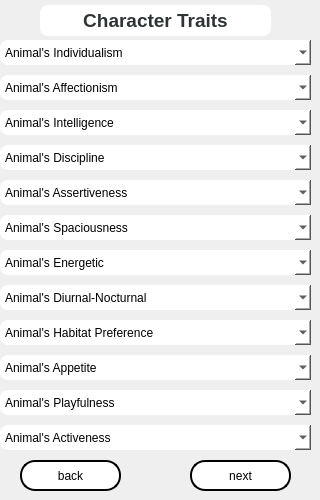
        <widget class="QWidget" name="animalAttributesPage">
         <widget class="QPushButton" name="animalBackBtn">
          <property name="geometry">
           <rect>
            <x>20</x>
            <y>460</y>
            <width>101</width>
            <height>31</height>
           </rect>
          </property>
          <property name="cursor">
           <cursorShape>PointingHandCursor</cursorShape>
          </property>
          <property name="styleSheet">
           <string notr="true">#animalBackBtn{
	background: white;
	border-radius: 15px;
	border: 2px solid black


}

#animalBackBtn:hover{
	background: #fab1a0

}</string>
          </property>
          <property name="text">
           <string>back</string>
          </property>
         </widget>
         <widget class="QComboBox" name="animalIntelligenceField">
          <property name="geometry">
           <rect>
            <x>0</x>
            <y>110</y>
            <width>311</width>
            <height>25</height>
           </rect>
          </property>
          <property name="styleSheet">
           <string notr="true">#animalIntelligenceField{

	border-radius:8px;
	background:white;
}</string>
          </property>
          <item>
           <property name="text">
            <string>Animal's Intelligence</string>
           </property>
          </item>
          <item>
           <property name="text">
            <string>1 (Barely Intelligent)</string>
           </property>
          </item>
          <item>
           <property name="text">
            <string>2 (Somewhat Intelligent)</string>
           </property>
          </item>
          <item>
           <property name="text">
            <string>3 (Moderately Intelligent)</string>
           </property>
          </item>
          <item>
           <property name="text">
            <string>4 (Intelligent)</string>
           </property>
          </item>
          <item>
           <property name="text">
            <string>5 (Very Intelligent)</string>
           </property>
          </item>
         </widget>
         <widget class="QComboBox" name="animalAffectionismField">
          <property name="geometry">
           <rect>
            <x>0</x>
            <y>75</y>
            <width>311</width>
            <height>25</height>
           </rect>
          </property>
          <property name="styleSheet">
           <string notr="true">#animalAffectionismField{

	border-radius:8px;
	background:white;
}</string>
          </property>
          <item>
           <property name="text">
            <string>Animal's Affectionism</string>
           </property>
          </item>
          <item>
           <property name="text">
            <string>1 (Barely Affectionate)</string>
           </property>
          </item>
          <item>
           <property name="text">
            <string>2 (Somewhat Affectionate)</string>
           </property>
          </item>
          <item>
           <property name="text">
            <string>3 (Moderately Affectionate)</string>
           </property>
          </item>
          <item>
           <property name="text">
            <string>4 (Affectionate)</string>
           </property>
          </item>
          <item>
           <property name="text">
            <string>5 (Very Affectionate)</string>
           </property>
          </item>
         </widget>
         <widget class="QComboBox" name="animalIndividualismField">
          <property name="geometry">
           <rect>
            <x>0</x>
            <y>40</y>
            <width>311</width>
            <height>25</height>
           </rect>
          </property>
          <property name="styleSheet">
           <string notr="true">#animalIndividualismField{

	border-radius:8px;
	background:white;
}</string>
          </property>
          <item>
           <property name="text">
            <string>Animal's Individualism</string>
           </property>
          </item>
          <item>
           <property name="text">
            <string>1 (Barely Independent)</string>
           </property>
          </item>
          <item>
           <property name="text">
            <string>2 (Somewhat Independent)</string>
           </property>
          </item>
          <item>
           <property name="text">
            <string>3 (Moderately Independent)</string>
           </property>
          </item>
          <item>
           <property name="text">
            <string>4 (Independent)</string>
           </property>
          </item>
          <item>
           <property name="text">
            <string>5 (Very Independent)</string>
           </property>
          </item>
         </widget>
         <widget class="QTextEdit" name="animalTraitsTitleLabel">
          <property name="enabled">
           <bool>false</bool>
          </property>
          <property name="geometry">
           <rect>
            <x>40</x>
            <y>5</y>
            <width>231</width>
            <height>31</height>
           </rect>
          </property>
          <property name="styleSheet">
           <string notr="true">#animalTraitsTitleLabel{

	background: white;
	border:none;
	border-radius: 8px;

}</string>
          </property>
          <property name="html">
           <string>&lt;!DOCTYPE HTML PUBLIC &quot;-//W3C//DTD HTML 4.0//EN&quot; &quot;http://www.w3.org/TR/REC-html40/strict.dtd&quot;&gt;
&lt;html&gt;&lt;head&gt;&lt;meta name=&quot;qrichtext&quot; content=&quot;1&quot; /&gt;&lt;style type=&quot;text/css&quot;&gt;
p, li { white-space: pre-wrap; }
&lt;/style&gt;&lt;/head&gt;&lt;body style=&quot; font-family:'Sans'; font-size:10pt; font-weight:400; font-style:normal;&quot;&gt;
&lt;p align=&quot;center&quot; style=&quot; margin-top:0px; margin-bottom:0px; margin-left:0px; margin-right:0px; -qt-block-indent:0; text-indent:0px;&quot;&gt;&lt;span style=&quot; font-size:14pt; font-weight:600; color:#2e3436;&quot;&gt;Character Traits&lt;/span&gt;&lt;/p&gt;&lt;/body&gt;&lt;/html&gt;</string>
          </property>
         </widget>
         <widget class="QComboBox" name="animalDisciplineField">
          <property name="geometry">
           <rect>
            <x>0</x>
            <y>145</y>
            <width>311</width>
            <height>25</height>
           </rect>
          </property>
          <property name="styleSheet">
           <string notr="true">#animalDisciplineField{

	border-radius:8px;
	background:white;
}</string>
          </property>
          <item>
           <property name="text">
            <string>Animal's Discipline</string>
           </property>
          </item>
          <item>
           <property name="text">
            <string>1 (Barely Disciplined)</string>
           </property>
          </item>
          <item>
           <property name="text">
            <string>2 (Somewhat Disciplined)</string>
           </property>
          </item>
          <item>
           <property name="text">
            <string>3 (Moderately Disciplined)</string>
           </property>
          </item>
          <item>
           <property name="text">
            <string>4 (Disciplined)</string>
           </property>
          </item>
          <item>
           <property name="text">
            <string>5 (Very Disciplined)</string>
           </property>
          </item>
         </widget>
         <widget class="QComboBox" name="animalSpaciousnessField">
          <property name="geometry">
           <rect>
            <x>0</x>
            <y>215</y>
            <width>311</width>
            <height>25</height>
           </rect>
          </property>
          <property name="styleSheet">
           <string notr="true">#animalSpaciousnessField{

	border-radius:8px;
	background:white;
}</string>
          </property>
          <item>
           <property name="text">
            <string>Animal's Spaciousness</string>
           </property>
          </item>
          <item>
           <property name="text">
            <string>1 (Barely Spacious)</string>
           </property>
          </item>
          <item>
           <property name="text">
            <string>2 (Somewhat Spacious)</string>
           </property>
          </item>
          <item>
           <property name="text">
            <string>3 (Moderately Spacious)</string>
           </property>
          </item>
          <item>
           <property name="text">
            <string>4 (Spacious)</string>
           </property>
          </item>
          <item>
           <property name="text">
            <string>5 (Very Spacious)</string>
           </property>
          </item>
         </widget>
         <widget class="QComboBox" name="animalHabitatField">
          <property name="geometry">
           <rect>
            <x>0</x>
            <y>320</y>
            <width>311</width>
            <height>25</height>
           </rect>
          </property>
          <property name="styleSheet">
           <string notr="true">#animalHabitatField{

	border-radius:8px;
	background:white;
}</string>
          </property>
          <item>
           <property name="text">
            <string>Animal's Habitat Preference</string>
           </property>
          </item>
          <item>
           <property name="text">
            <string>1 (Cold)</string>
           </property>
          </item>
          <item>
           <property name="text">
            <string>2 (Cool)</string>
           </property>
          </item>
          <item>
           <property name="text">
            <string>3 (Mild)</string>
           </property>
          </item>
          <item>
           <property name="text">
            <string>4 (Warm)</string>
           </property>
          </item>
          <item>
           <property name="text">
            <string>5 (Hot))</string>
           </property>
          </item>
         </widget>
         <widget class="QComboBox" name="animalEnergeticField">
          <property name="geometry">
           <rect>
            <x>0</x>
            <y>250</y>
            <width>311</width>
            <height>25</height>
           </rect>
          </property>
          <property name="styleSheet">
           <string notr="true">#animalEnergeticField{

	border-radius:8px;
	background:white;
}</string>
          </property>
          <item>
           <property name="text">
            <string>Animal's Energetic</string>
           </property>
          </item>
          <item>
           <property name="text">
            <string>1 (Barely Energetic)</string>
           </property>
          </item>
          <item>
           <property name="text">
            <string>2 (Somewhat Energetic)</string>
           </property>
          </item>
          <item>
           <property name="text">
            <string>3 (Moderately Energetic)</string>
           </property>
          </item>
          <item>
           <property name="text">
            <string>4 (Energetic)</string>
           </property>
          </item>
          <item>
           <property name="text">
            <string>5 (Very Energetic)</string>
           </property>
          </item>
         </widget>
         <widget class="QComboBox" name="animalAppetiteField">
          <property name="geometry">
           <rect>
            <x>0</x>
            <y>355</y>
            <width>311</width>
            <height>25</height>
           </rect>
          </property>
          <property name="styleSheet">
           <string notr="true">#animalAppetiteField{

	border-radius:8px;
	background:white;
}</string>
          </property>
          <item>
           <property name="text">
            <string>Animal's Appetite</string>
           </property>
          </item>
          <item>
           <property name="text">
            <string>1 (Small Appetite)</string>
           </property>
          </item>
          <item>
           <property name="text">
            <string>2 (Moderate Appetite)</string>
           </property>
          </item>
          <item>
           <property name="text">
            <string>3 (Normal Appetite)</string>
           </property>
          </item>
          <item>
           <property name="text">
            <string>4 (Big Appetite)</string>
           </property>
          </item>
          <item>
           <property name="text">
            <string>5 (Huge Appetite)</string>
           </property>
          </item>
         </widget>
         <widget class="QComboBox" name="animalAssertivenessField">
          <property name="geometry">
           <rect>
            <x>0</x>
            <y>180</y>
            <width>311</width>
            <height>25</height>
           </rect>
          </property>
          <property name="styleSheet">
           <string notr="true">#animalAssertivenessField{

	border-radius:8px;
	background:white;
}</string>
          </property>
          <item>
           <property name="text">
            <string>Animal's Assertiveness</string>
           </property>
          </item>
          <item>
           <property name="text">
            <string>1 (Barely Assertive)</string>
           </property>
          </item>
          <item>
           <property name="text">
            <string>2 (Somewhat Assertive)</string>
           </property>
          </item>
          <item>
           <property name="text">
            <string>3 (Moderately Assertive)</string>
           </property>
          </item>
          <item>
           <property name="text">
            <string>4 (Assertive)</string>
           </property>
          </item>
          <item>
           <property name="text">
            <string>5 (Very Assertive)</string>
           </property>
          </item>
         </widget>
         <widget class="QComboBox" name="animalActivenessField">
          <property name="geometry">
           <rect>
            <x>0</x>
            <y>425</y>
            <width>311</width>
            <height>25</height>
           </rect>
          </property>
          <property name="styleSheet">
           <string notr="true">#animalActivenessField{

	border-radius:8px;
	background:white;
}</string>
          </property>
          <item>
           <property name="text">
            <string>Animal's Activeness</string>
           </property>
          </item>
          <item>
           <property name="text">
            <string>1 (Barely Active)</string>
           </property>
          </item>
          <item>
           <property name="text">
            <string>2 (Somewhat Active)</string>
           </property>
          </item>
          <item>
           <property name="text">
            <string>3 (Moderately Active)</string>
           </property>
          </item>
          <item>
           <property name="text">
            <string>4 (Active)</string>
           </property>
          </item>
          <item>
           <property name="text">
            <string>5 (Very Active)</string>
           </property>
          </item>
         </widget>
         <widget class="QComboBox" name="animalPlayfulnessField">
          <property name="geometry">
           <rect>
            <x>0</x>
            <y>390</y>
            <width>311</width>
            <height>25</height>
           </rect>
          </property>
          <property name="styleSheet">
           <string notr="true">#animalPlayfulnessField{

	border-radius:8px;
	background:white;
}</string>
          </property>
          <item>
           <property name="text">
            <string>Animal's Playfulness</string>
           </property>
          </item>
          <item>
           <property name="text">
            <string>1 (Barely Playful)</string>
           </property>
          </item>
          <item>
           <property name="text">
            <string>2 (Somewhat Playful)</string>
           </property>
          </item>
          <item>
           <property name="text">
            <string>3 (Moderately Playful)</string>
           </property>
          </item>
          <item>
           <property name="text">
            <string>4 (Playful)</string>
           </property>
          </item>
          <item>
           <property name="text">
            <string>5 (Very Playful)</string>
           </property>
          </item>
         </widget>
         <widget class="QComboBox" name="animalDiurnalField">
          <property name="geometry">
           <rect>
            <x>0</x>
            <y>285</y>
            <width>311</width>
            <height>25</height>
           </rect>
          </property>
          <property name="styleSheet">
           <string notr="true">#animalDiurnalField{

	border-radius:8px;
	background:white;
}</string>
          </property>
          <item>
           <property name="text">
            <string>Animal's Diurnal-Nocturnal</string>
           </property>
          </item>
          <item>
           <property name="text">
            <string>1 (Barely Nocturnal)</string>
           </property>
          </item>
          <item>
           <property name="text">
            <string>2 (Somewhat Nocturnal)</string>
           </property>
          </item>
          <item>
           <property name="text">
            <string>3 (Moderately Nocturnal)</string>
           </property>
          </item>
          <item>
           <property name="text">
            <string>4 (Nocturnal)</string>
           </property>
          </item>
          <item>
           <property name="text">
            <string>5 (Very Nocturnal)</string>
           </property>
          </item>
         </widget>
         <widget class="QPushButton" name="animalNextPhysBtn">
          <property name="geometry">
           <rect>
            <x>190</x>
            <y>460</y>
            <width>101</width>
            <height>31</height>
           </rect>
          </property>
          <property name="cursor">
           <cursorShape>PointingHandCursor</cursorShape>
          </property>
          <property name="styleSheet">
           <string notr="true">#animalNextPhysBtn{
	background: white;
	border-radius: 15px;
	border: 2px solid black


}

#animalNextPhysBtn:hover{
	background: #fab1a0

}</string>
          </property>
          <property name="text">
           <string>next</string>
          </property>
         </widget>
        </widget>
